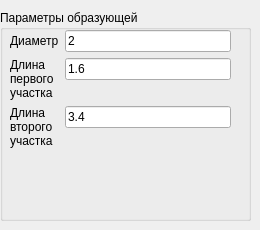
           <widget class="QWidget" name="page">
            <widget class="QGroupBox" name="semisphereRBGroupBox">
             <property name="geometry">
              <rect>
               <x>0</x>
               <y>10</y>
               <width>251</width>
               <height>211</height>
              </rect>
             </property>
             <property name="title">
              <string>Параметры образующей</string>
             </property>
             <widget class="QWidget" name="layoutWidget_2">
              <property name="geometry">
               <rect>
                <x>10</x>
                <y>20</y>
                <width>221</width>
                <height>181</height>
               </rect>
              </property>
              <layout class="QFormLayout" name="formLayout_2">
               <item row="0" column="0">
                <widget class="QLabel" name="label_11">
                 <property name="text">
                  <string>Диаметр</string>
                 </property>
                </widget>
               </item>
               <item row="0" column="1">
                <widget class="QLineEdit" name="formingRBDiameterLineEdit">
                 <property name="text">
                  <string>2</string>
                 </property>
                </widget>
               </item>
               <item row="1" column="0">
                <widget class="QLabel" name="label_40">
                 <property name="text">
                  <string>Длина 
первого 
участка</string>
                 </property>
                </widget>
               </item>
               <item row="1" column="1">
                <widget class="QLineEdit" name="formingRBSectorOneLength">
                 <property name="text">
                  <string>1.6</string>
                 </property>
                </widget>
               </item>
               <item row="2" column="0">
                <widget class="QLabel" name="label_41">
                 <property name="text">
                  <string>Длина 
второго 
участка</string>
                 </property>
                </widget>
               </item>
               <item row="2" column="1">
                <widget class="QLineEdit" name="formingRBSectorTwoLength">
                 <property name="text">
                  <string>3.4</string>
                 </property>
                </widget>
               </item>
              </layout>
             </widget>
            </widget>
           </widget>
